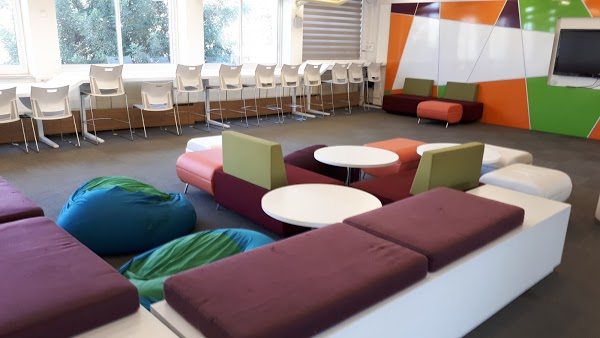
#> input picture Ex/Ex4/img/herman.jpeg, 600 x 338 px, found by its file name
$ python testing.py
#> lines starting #> are read from the running program, lines starting #| are printed output that depends on the picture; after the words box and inside, x2 and y2 are one past the last pixel; in counts of white or black regions, pixels touching at a corner belong together
#> further down, img1_arr is the input picture: shape (338, 600, 3); mean R, G, B 135.2, 123.8, 121.7
### Ex/Ex4/ex4b.py
from scipy import ndimage
import matplotlib.pyplot as plt
import numpy as np

class MyImage(object):
    """
    MyImage class
    """

    # Black RGB array
    _BLACK_RGB = [0, 0, 0]

    def __init__(self, img_array):
        """
        Class constructor
        :param img_array:   Image numpy array
        """
        self.img = img_array

    def turn_area_black(self, upper_left, bottom_right):
        """
        Turn certain section of image in black
        :param upper_left:      Upper left section
        :param bottom_right:    Bottom right section
        :return:                Pic numpy array paint in black in the given section
        """
        newImg = self.img.copy()
        newImg[upper_left[0]:bottom_right[0], upper_left[1]:bottom_right[1]] = self._BLACK_RGB
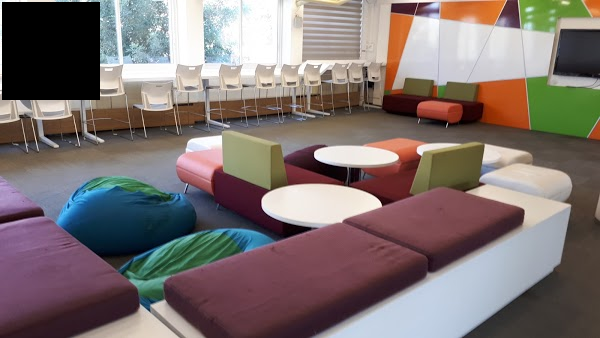
#> newImg: shape (338, 600, 3); 4.74% of pixels changed, all inside (x1, y1, x2, y2) = (2, 2, 100, 100)
        return newImg

    # [26 lines left out: functions adding_cage, blur_certain_area, not called in this run]


def image_hist(img_array):
    """
    Create histogram of color distribution
    :param img_array:   Image numpy array
    :return:    Histogram
    """
    plt.hist(img_array[:, :, 0].ravel(), color='red', alpha=0.5)
    plt.hist(img_array[:, :, 1].ravel(), color='Green', alpha=0.5)
    plt.hist(img_array[:, :, 2].ravel(), color='Blue', alpha=0.5)
    plt.xlabel('Color Strength')
    plt.ylabel('Color Count')
    plt.legend(['Red', 'Green', 'Blue'])
    plt.title("Color Distribution")
    plt.show()
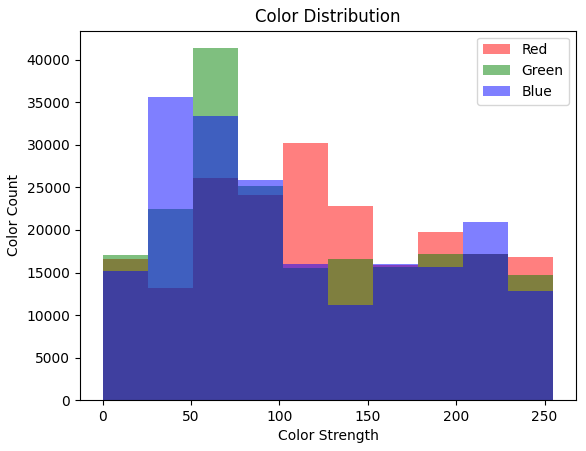
#> figure drawn by matplotlib, 1 panel; tallest bar 30223 high, from x = 102 to 127.5; tallest bar 41356 high, from x = 51 to 76.5; tallest bar 35643 high, from x = 25.5 to 51

### Ex/Ex4/testing.py
import ex4a
import numpy as np
import matplotlib.pyplot as plt
from scipy import misc
import matplotlib.image
from ex4b import MyImage, image_hist

# [12 lines of commented-out code are left out]

img1_path = "img\IMG_5438.JPG"
img2_path = "img\mindset-3536805_1280.jpg"
img3_path = "img\herman.jpeg"
img1_arr = plt.imread(img3_path)
imgObject = MyImage(img1_arr)
black_image = imgObject.turn_area_black([2,2], [100,100])
# blur_image = imgObject.blur_certain_area([2,2], [1000,1000])
# cage_image = imgObject.adding_cage([2,2], [1000,1000], [0, 50, 32])
#
# plt.imsave("newImg.jpg", cage_image)

image_hist(black_image)

$ run again, with Ex/Ex4/img/web-3706562_1920.jpg copied over Ex/Ex4/img/herman.jpeg
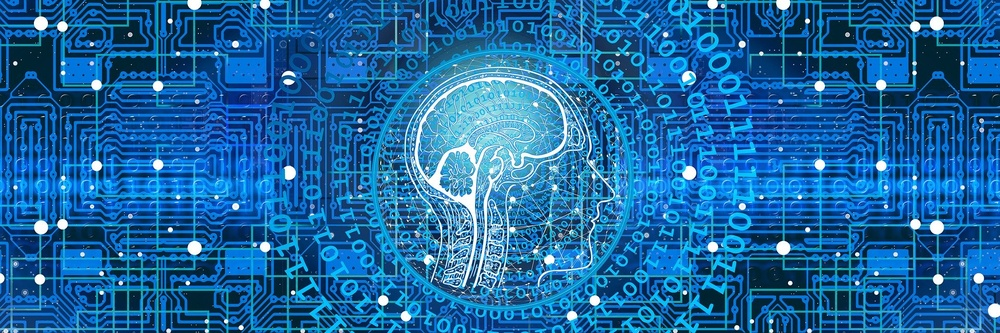
#> input picture Ex/Ex4/img/web-3706562_1920.jpg, 1000 x 333 px, shrunk from 1920 x 640 before the run, found by its file name
#> img1_arr is the input picture: shape (333, 1000, 3); mean R, G, B 28.4, 101.8, 160.3
#> in turn_area_black, `newImg[upper_left[0]:bottom_right[0], upper_left[1]:bottom_right[1]] =..`:
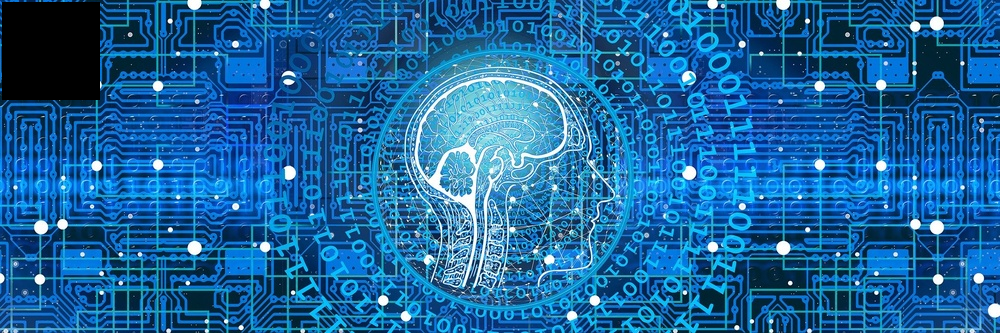
#> newImg: shape (333, 1000, 3); 2.88% of pixels changed, all inside (x1, y1, x2, y2) = (2, 2, 100, 100)
#> in image_hist, `plt.show()`:
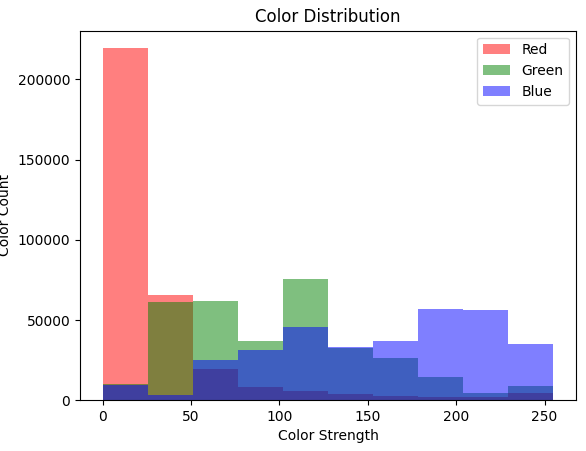
#> figure drawn by matplotlib, 1 panel; tallest bar 219452 high, from x = 0 to 25.5; tallest bar 75858 high, from x = 102 to 127.5; tallest bar 56724 high, from x = 178.5 to 204

$ run again, with Ex/Ex4/img/WhatsApp Image 2020-03-26 at 17.34.40.jpeg copied over Ex/Ex4/img/herman.jpeg
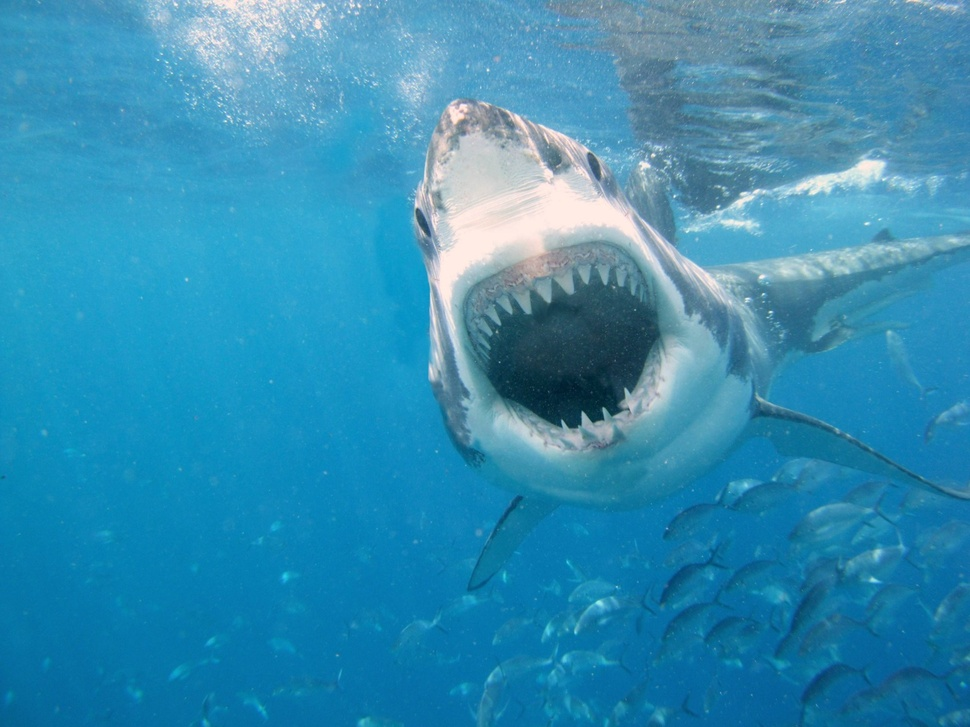
#> input picture Ex/Ex4/img/WhatsApp Image 2020-03-26 at 17.34.40.jpeg, 970 x 727 px, shrunk from 1600 x 1200 before the run, found by its file name
#> img1_arr is the input picture: shape (727, 970, 3); mean R, G, B 51.6, 141.4, 179.2
#> in turn_area_black, `newImg[upper_left[0]:bottom_right[0], upper_left[1]:bottom_right[1]] =..`:
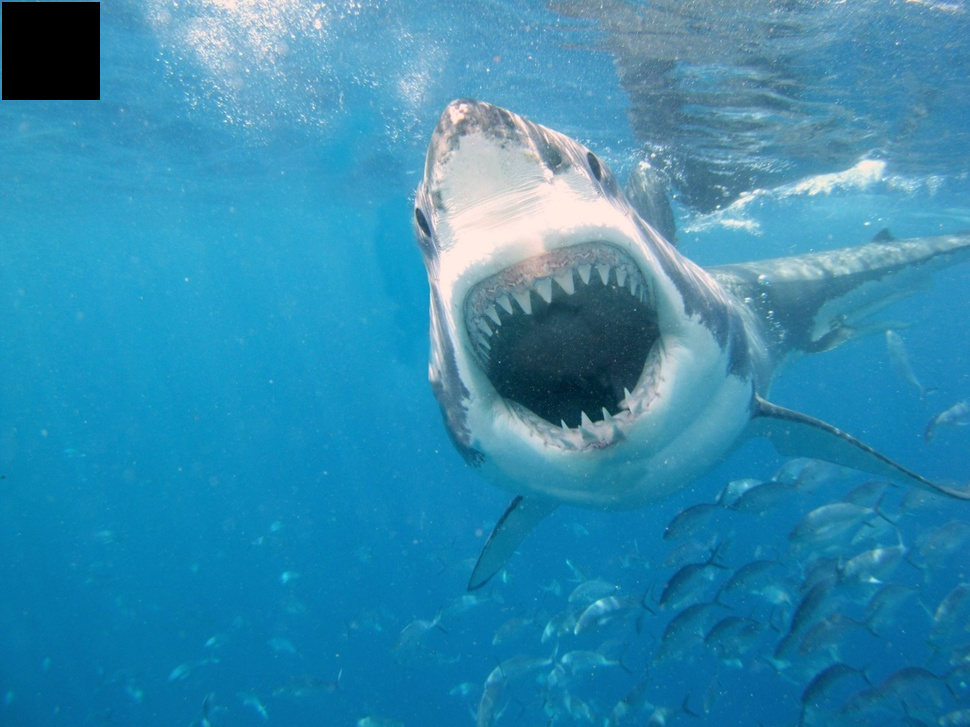
#> newImg: shape (727, 970, 3); 1.36% of pixels changed, all inside (x1, y1, x2, y2) = (2, 2, 100, 100)
#> in image_hist, `plt.show()`:
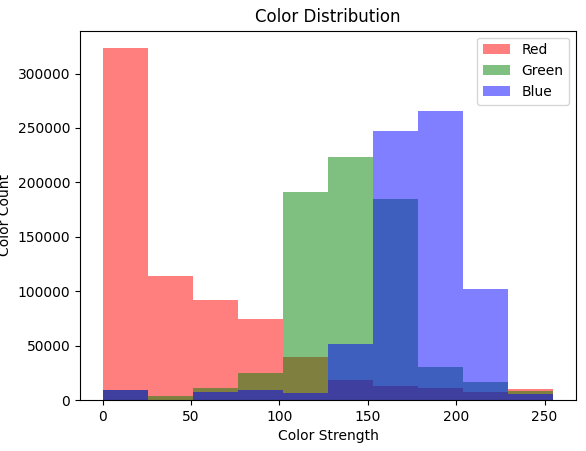
#> figure drawn by matplotlib, 1 panel; tallest bar 323252 high, from x = 0 to 25.5; tallest bar 223753 high, from x = 127.5 to 153; tallest bar 265621 high, from x = 178.5 to 204
